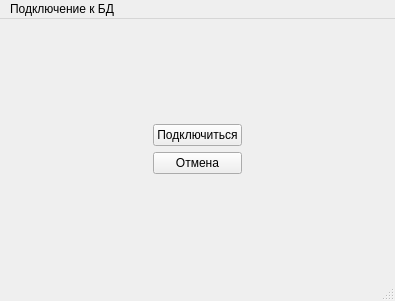
<?xml version="1.0" encoding="UTF-8"?>
<ui version="4.0">
 <class>MainWindow</class>
 <widget class="QMainWindow" name="MainWindow">
  <property name="geometry">
   <rect>
    <x>0</x>
    <y>0</y>
    <width>395</width>
    <height>301</height>
   </rect>
  </property>
  <property name="windowTitle">
   <string>MainWindow</string>
  </property>
  <widget class="QWidget" name="centralwidget">
   <layout class="QGridLayout" name="gridLayout">
    <item row="8" column="1" colspan="2">
     <spacer name="verticalSpacer_2">
      <property name="orientation">
       <enum>Qt::Vertical</enum>
      </property>
      <property name="sizeHint" stdset="0">
       <size>
        <width>20</width>
        <height>40</height>
       </size>
      </property>
     </spacer>
    </item>
    <item row="10" column="1" colspan="2">
     <spacer name="verticalSpacer">
      <property name="orientation">
       <enum>Qt::Vertical</enum>
      </property>
      <property name="sizeHint" stdset="0">
       <size>
        <width>20</width>
        <height>40</height>
       </size>
      </property>
     </spacer>
    </item>
    <item row="9" column="0">
     <spacer name="horizontalSpacer">
      <property name="orientation">
       <enum>Qt::Horizontal</enum>
      </property>
      <property name="sizeHint" stdset="0">
       <size>
        <width>40</width>
        <height>20</height>
       </size>
      </property>
     </spacer>
    </item>
    <item row="9" column="3">
     <spacer name="horizontalSpacer_2">
      <property name="orientation">
       <enum>Qt::Horizontal</enum>
      </property>
      <property name="sizeHint" stdset="0">
       <size>
        <width>40</width>
        <height>20</height>
       </size>
      </property>
     </spacer>
    </item>
    <item row="9" column="1" colspan="2">
     <layout class="QGridLayout" name="gridLayout_2">
      <item row="0" column="0">
       <widget class="QPushButton" name="pb_connectDb">
        <property name="text">
         <string>Подключиться</string>
        </property>
       </widget>
      </item>
      <item row="1" column="0">
       <widget class="QPushButton" name="pb_cancel">
        <property name="text">
         <string>Отмена</string>
        </property>
       </widget>
      </item>
     </layout>
    </item>
   </layout>
  </widget>
  <widget class="QMenuBar" name="menubar">
   <property name="geometry">
    <rect>
     <x>0</x>
     <y>0</y>
     <width>395</width>
     <height>17</height>
    </rect>
   </property>
   <widget class="QMenu" name="menu">
    <property name="title">
     <string>Подключение к БД</string>
    </property>
   </widget>
   <addaction name="menu"/>
  </widget>
  <widget class="QStatusBar" name="statusbar"/>
 </widget>
 <resources/>
 <connections>
  <connection>
   <sender>pb_cancel</sender>
   <signal>clicked()</signal>
   <receiver>MainWindow</receiver>
   <slot>close()</slot>
   <hints>
    <hint type="sourcelabel">
     <x>197</x>
     <y>158</y>
    </hint>
    <hint type="destinationlabel">
     <x>197</x>
     <y>150</y>
    </hint>
   </hints>
  </connection>
 </connections>
</ui>
